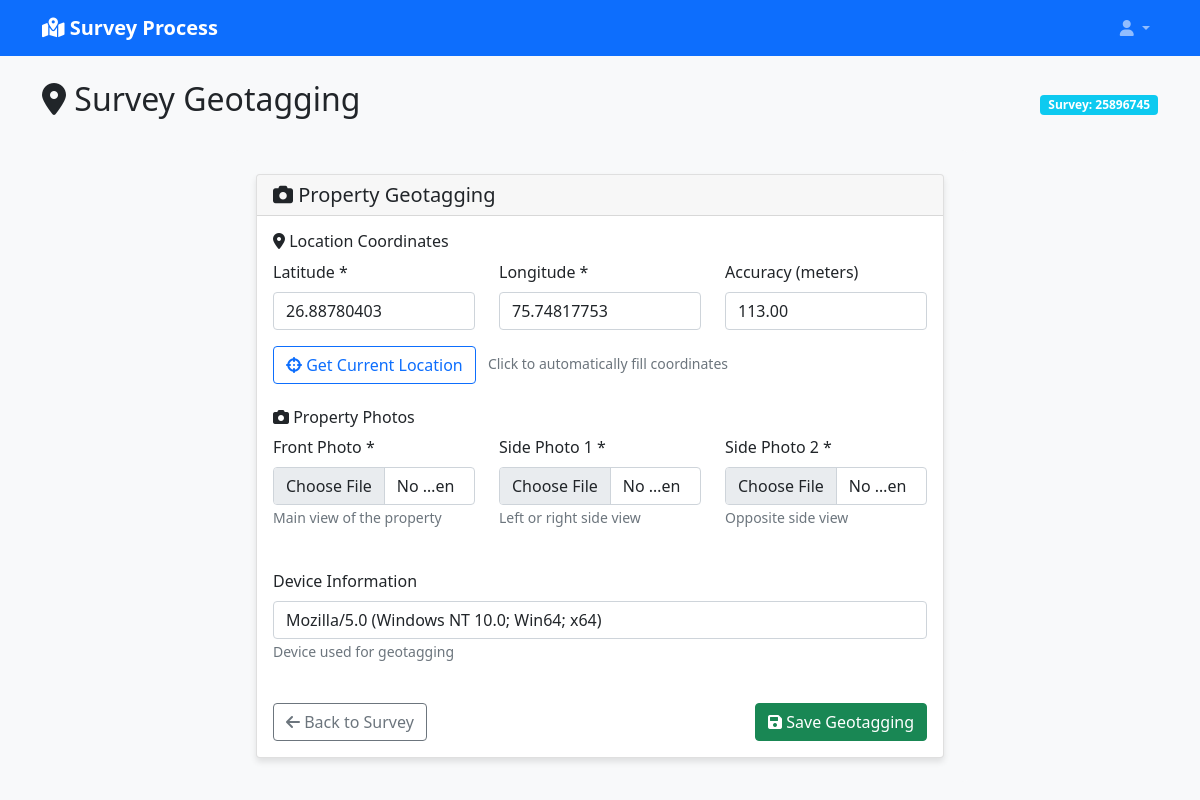
The page /survey/2/geotagging/ (signed in) on the database its author committed.
### survey_process/models.py (models this page shows, shortened)
class Survey(models.Model):
    SURVEY_STATUS_CHOICES = [
        ('draft', 'Draft'),
        ('form_completed', 'Form Completed'),
        ('geotagged', 'Geotagged'),
        ('completed', 'Completed'),
        ('verified', 'Verified'),
        ('rejected', 'Rejected'),
    ]
    survey_id = models.UUIDField(default=uuid.uuid4, editable=False, unique=True)
    survey_number = models.CharField(max_length=50, unique=True, blank=True, null=True, verbose_name="Survey Number")
    service_no = models.CharField(max_length=50, blank=True, null=True, verbose_name="Service Number")
    unique_key = models.CharField(max_length=100, blank=True, null=True, verbose_name="Unique Key")
    status = models.CharField(max_length=20, choices=SURVEY_STATUS_CHOICES, default='draft')
    surveyor = models.ForeignKey(User, on_delete=models.CASCADE, related_name='surveys')
    created_at = models.DateTimeField(auto_now_add=True)
    updated_at = models.DateTimeField(auto_now=True)
    completed_at = models.DateTimeField(null=True, blank=True)
    TAX_PAID_CHOICES = [
        ('', 'Select Tax Status'),
        ('yes', 'Yes'),
        ('no', 'No'),
        ('partial', 'Partial'),
    ]
    ONE_TIME_PAID_CHOICES = [
        ('', 'Select One Time Payment'),
        ('yes', 'Yes'),
        ('no', 'No'),
    ]
    tax_paid = models.CharField(max_length=10, choices=TAX_PAID_CHOICES, blank=True)
    one_time_paid = models.CharField(max_length=10, choices=ONE_TIME_PAID_CHOICES, blank=True)
    MULTI_STORAGE_CHOICES = [
        ('', 'Select Multi Storage'),
        ('yes', 'Yes'),
        ('no', 'No'),
    ]
    EX_PARTY_CHOICES = [
        ('', 'Select Ex Party'),
        ('yes', 'Yes'),
        ('no', 'No'),
    ]
    multi_storage_complex = models.CharField(max_length=10, choices=MULTI_STORAGE_CHOICES, blank=True)
    is_ex_party = models.CharField(max_length=10, choices=EX_PARTY_CHOICES, blank=True)
    surveyor_notes = models.TextField(blank=True, verbose_name="Surveyor Notes")
    verification_notes = models.TextField(blank=True, verbose_name="Verification Notes")
    class Meta:
        verbose_name = "Survey"
        verbose_name_plural = "Surveys"
        ordering = ['-created_at']

class SurveyGeotagging(models.Model):
    survey = models.OneToOneField(Survey, on_delete=models.CASCADE, related_name='geotagging')
    latitude = models.DecimalField(max_digits=10, decimal_places=8, verbose_name="Latitude")
    longitude = models.DecimalField(max_digits=11, decimal_places=8, verbose_name="Longitude")
    accuracy = models.DecimalField(max_digits=5, decimal_places=2, null=True, blank=True, verbose_name="GPS Accuracy (meters)")
    front_photo = models.ImageField(upload_to='survey_photos/front/', verbose_name="Front Photo")
    side_photo_1 = models.ImageField(upload_to='survey_photos/side/', verbose_name="Side Photo 1")
    side_photo_2 = models.ImageField(upload_to='survey_photos/side/', verbose_name="Side Photo 2")
    geotagged_at = models.DateTimeField(auto_now_add=True)
    geotagged_by = models.ForeignKey(User, on_delete=models.CASCADE)
    device_info = models.CharField(max_length=200, blank=True, verbose_name="Device Information")
    class Meta:
        verbose_name = "Survey Geotagging"
        verbose_name_plural = "Survey Geotagging"

### survey_process/views.py (the view)
# urls.py: path('<int:survey_id>/geotagging/', views.survey_geotagging, name='survey_geotagging'),
@login_required
def survey_geotagging(request, survey_id):
    survey = get_object_or_404(Survey, id=survey_id, surveyor=request.user)
    try:
        geotagging = survey.geotagging
    except:
        geotagging = None
    if request.method == 'POST':
        geotagging_form = SurveyGeotaggingForm(request.POST, request.FILES, instance=geotagging)
        if geotagging_form.is_valid():
            geotagging = geotagging_form.save(commit=False)
            geotagging.survey = survey
            geotagging.geotagged_by = request.user
            geotagging.save()
            if survey.status == 'form_completed':
                survey.status = 'completed'
            else:
                survey.status = 'geotagged'
            survey.save()
            SurveyHistory.objects.create(
                survey=survey,
                action='geotagged',
                performed_by=request.user,
                notes='Survey geotagged with photos'
            )
            messages.success(request, 'Survey geotagging completed successfully!')
            return redirect('survey_process:survey_detail', survey_id=survey.id)
        else:
            messages.error(request, 'Please correct the errors in the form.')
    else:
        geotagging_form = SurveyGeotaggingForm(instance=geotagging)
    context = {
        'geotagging_form': geotagging_form,
        'survey': survey,
    }
    return render(request, 'survey_process/survey_geotagging.html', context)

### survey_process/forms.py
class SurveyGeotaggingForm(forms.ModelForm):
    class Meta:
        model = SurveyGeotagging
        fields = ['latitude', 'longitude', 'accuracy', 'front_photo', 'side_photo_1', 'side_photo_2', 'device_info']
        widgets = {
            'latitude': forms.NumberInput(attrs={'class': 'form-control', 'step': '0.00000001', 'placeholder': 'Latitude'}),
            'longitude': forms.NumberInput(attrs={'class': 'form-control', 'step': '0.00000001', 'placeholder': 'Longitude'}),
            'accuracy': forms.NumberInput(attrs={'class': 'form-control', 'step': '0.01', 'placeholder': 'GPS Accuracy (meters)'}),
            'front_photo': forms.FileInput(attrs={'class': 'form-control', 'accept': 'image/*'}),
            'side_photo_1': forms.FileInput(attrs={'class': 'form-control', 'accept': 'image/*'}),
            'side_photo_2': forms.FileInput(attrs={'class': 'form-control', 'accept': 'image/*'}),
            'device_info': forms.TextInput(attrs={'class': 'form-control', 'placeholder': 'Device Information'}),
        }

### survey_process/templates/survey_process/survey_geotagging.html (shortened to what this page needs)
{% extends 'survey_process/base.html' %}
{% block content %}
<div class="row">
    <div class="col-12">
        <div class="d-flex justify-content-between align-items-center mb-4">
            <h2><i class="fas fa-map-marker-alt"></i> Survey Geotagging</h2>
            <div>
                <span class="badge bg-info">Survey: {{ survey.service_no }}</span>
            </div>
        </div>
    </div>
</div>
<div class="row justify-content-center">
    <div class="col-md-8">
        <div class="geotagging-section">
            <div class="card">
                <div class="card-header">
                    <h5 class="mb-0"><i class="fas fa-camera"></i> Property Geotagging</h5>
                </div>
                <div class="card-body">
                    <form method="post" enctype="multipart/form-data">
                        <div class="row mb-4">
                            <div class="col-12">
                                <h6><i class="fas fa-map-marker-alt"></i> Location Coordinates</h6>
                                <div class="row">
                                    <div class="col-md-4">
                                        <div class="mb-3">
                                            <label for="{{ geotagging_form.latitude.id_for_label }}" class="form-label">
                                                Latitude *
                                            </label>
                                            {{ geotagging_form.latitude }}
                                        </div>
                                    </div>
                                    <div class="col-md-4">
                                        <div class="mb-3">
                                            <label for="{{ geotagging_form.longitude.id_for_label }}" class="form-label">
                                                Longitude *
                                            </label>
                                            {{ geotagging_form.longitude }}
                                        </div>
                                    </div>
                                    <div class="col-md-4">
                                        <div class="mb-3">
                                            <label for="{{ geotagging_form.accuracy.id_for_label }}" class="form-label">
                                                Accuracy (meters)
                                            </label>
                                            {{ geotagging_form.accuracy }}
                                        </div>
                                    </div>
                                </div>
                                <div class="row">
                                    <div class="col-12">
                                        <button type="button" class="btn btn-outline-primary" onclick="getCurrentLocation()">
                                            <i class="fas fa-crosshairs"></i> Get Current Location
                                        </button>
                                        <small class="text-muted ms-2">Click to automatically fill coordinates</small>
                                    </div>
                                </div>
                            </div>
                        </div>
                        <div class="row mb-4">
                            <div class="col-12">
                                <h6><i class="fas fa-camera"></i> Property Photos</h6>
                                <div class="row">
                                    <div class="col-md-4">
                                        <div class="mb-3">
                                            <label for="{{ geotagging_form.front_photo.id_for_label }}" class="form-label">
                                                Front Photo *
                                            </label>
                                            {{ geotagging_form.front_photo }}
                                            <small class="form-text text-muted">Main view of the property</small>
                                        </div>
                                    </div>
                                    <div class="col-md-4">
                                        <div class="mb-3">
                                            <label for="{{ geotagging_form.side_photo_1.id_for_label }}" class="form-label">
                                                Side Photo 1 *
                                            </label>
                                            {{ geotagging_form.side_photo_1 }}
                                            <small class="form-text text-muted">Left or right side view</small>
                                        </div>
                                    </div>
                                    <div class="col-md-4">
                                        <div class="mb-3">
                                            <label for="{{ geotagging_form.side_photo_2.id_for_label }}" class="form-label">
                                                Side Photo 2 *
                                            </label>
                                            {{ geotagging_form.side_photo_2 }}
                                            <small class="form-text text-muted">Opposite side view</small>
                                        </div>
                                    </div>
                                </div>
                            </div>
                        </div>
                        <div class="row mb-4">
                            <div class="col-12">
                                <div class="mb-3">
                                    <label for="{{ geotagging_form.device_info.id_for_label }}" class="form-label">
                                        Device Information
                                    </label>
                                    {{ geotagging_form.device_info }}
                                    <small class="form-text text-muted">Device used for geotagging</small>
                                </div>
                            </div>
                        </div>
                        <div class="row">
                            <div class="col-12">
                                <div class="d-grid gap-2 d-md-flex justify-content-md-between">
                                    <a href="{% url 'survey_process:survey_detail' survey.id %}" class="btn btn-outline-secondary">
                                        <i class="fas fa-arrow-left"></i> Back to Survey
                                    </a>
                                    <button type="submit" class="btn btn-success">
                                        <i class="fas fa-save"></i> Save Geotagging
                                    </button>
                                </div>
                            </div>
                        </div>
                    </form>
                </div>
            </div>
        </div>
    </div>
</div>
{% endblock %}

### survey_process/templates/survey_process/base.html (style rules this page uses)
.card { box-shadow: 0 4px 6px rgba(0, 0, 0, 0.1); }
.geotagging-section { background: #f8f9fa; border-radius: 0.375rem; padding: 1.5rem; }

### rows shown on the page
Survey: service_no "25896745"
SurveyGeotagging: latitude "26.88780403", longitude "75.74817753", accuracy "113.00", device_info "Mozilla/5.0 (Windows NT 10.0; Win64; x64)"
